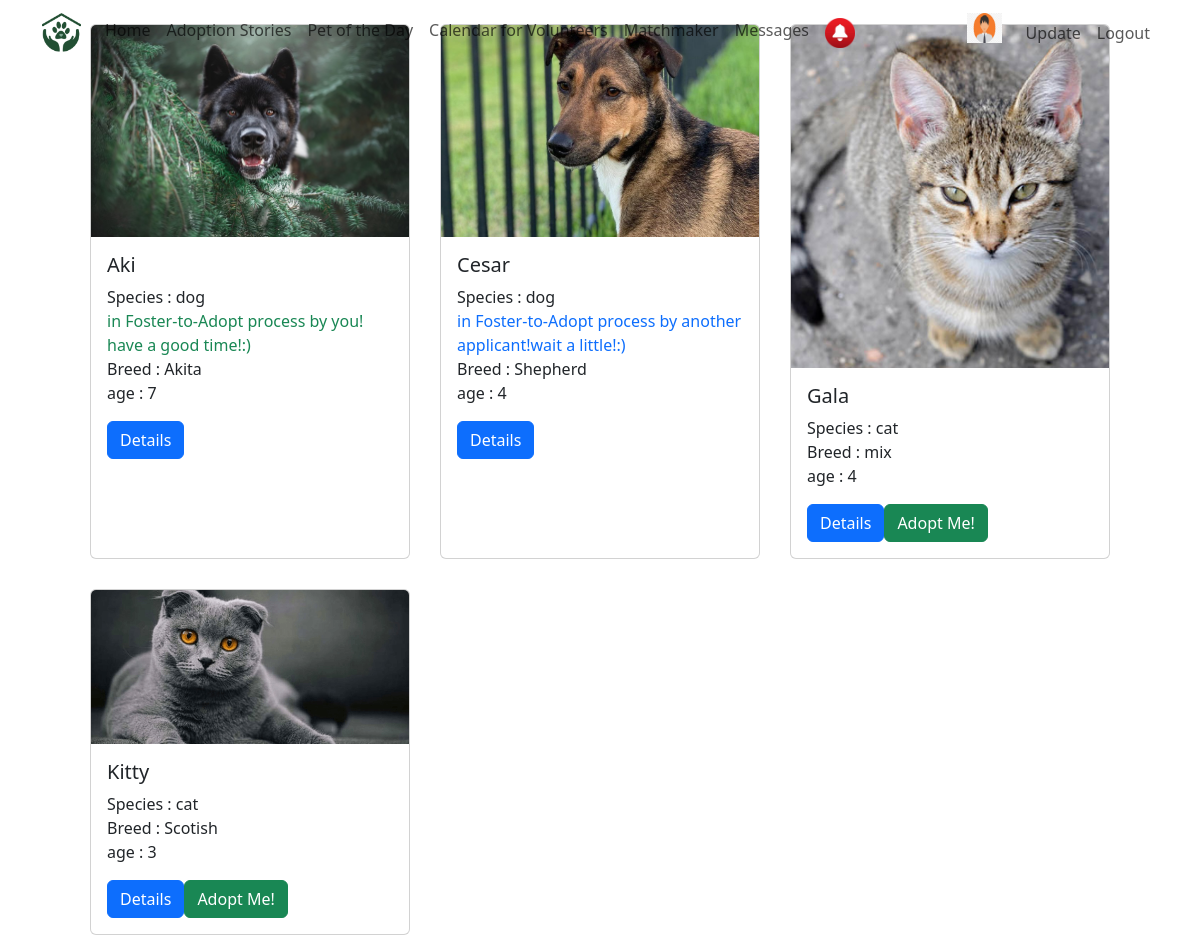
The page / (signed in) on the database its author committed.
### tables this page shows
CREATE TABLE `users` (
  `id` int(11) NOT NULL,
  `username` varchar(255) NOT NULL,
  `password` varchar(255) NOT NULL,
  `email` varchar(255) NOT NULL,
  `registration_date` date DEFAULT curdate(),
  `pictures` varchar(255) DEFAULT NULL,
  `role` enum('user','admin') DEFAULT 'user',
  `is_approved` tinyint(1) NOT NULL DEFAULT 0,
  `user_type` enum('individual','shelter','agency') DEFAULT 'individual'
);

CREATE TABLE `pets` (
  `id` int(11) NOT NULL,
  `name` varchar(255) DEFAULT NULL,
  `species` enum('dog','cat','bird','hamster','fish') DEFAULT NULL,
  `description` text DEFAULT NULL,
  `location` varchar(255) DEFAULT NULL,
  `added_by` int(11) DEFAULT NULL,
  `breed` varchar(100) DEFAULT 'No Breed',
  `status` enum('not adopted','adopted','pending') DEFAULT 'not adopted',
  `age` int(11) NOT NULL,
  `image` varchar(150) DEFAULT 'avatar.jpg',
  `size` enum('small','medium','big') NOT NULL
);

### public/functions.php (called while the page is built, shortened)
<?php
function retreive_form_database($connection ,$sql) {
    $result = mysqli_query($connection , $sql);
    $row = mysqli_fetch_assoc($result);
    if (mysqli_num_rows($result) > 0) {
        return $row;
    }
    return false;
}
?>

### index.php (the view, shortened to what this page needs)
<?php
require_once 'db_connect.php';
require_once "public/functions.php";
$sql1 = "SELECT * FROM pets";
$result = mysqli_query($connection ,$sql1);
$layer="";
$layer.="<div class='d-flex justify-content-center'><div class='grid-container'>";
if(mysqli_num_rows($result) > 0){
    while($rows = mysqli_fetch_assoc($result)){
        $flag=false;
        $sql2="select id,status from adoption_applications where status !='approved' and pet_id = {$rows['id']} and user_id != {$_SESSION['user']} and pet_id in (select pet_id from foster_to_adopt where pet_id = {$rows['id']} and status='in_progress' and user_id != {$_SESSION['user']} )";
        $rows2=retreive_form_database($connection ,$sql2);
        $sql4="select * from foster_to_adopt where pet_id = {$rows['id']} and user_id = {$_SESSION['user']}  and status='in_progress' ";
        $rows4=retreive_form_database($connection ,$sql4);
        $layer.="
            <div class='card' style='width: 20rem;'>
            <img src='public/images/pet_images/{$rows['image']}' class='card-img-top' alt='...'>
            <div class='card-body'>
            <h5 class='card-title'>{$rows['name']}</h5>
            <p class='card-text'>Species : {$rows['species']}";
            if ($rows4) {
                $layer.="<br><span class='text-success'>in Foster-to-Adopt process by you! have a good time!:)</span>";
            }
            if ($rows2) {
                $layer.="<br><span class='text-primary'>in Foster-to-Adopt process by another applicant!wait a little!:)</span>";
            }
            $layer.="<br>
            Breed : {$rows['breed']}
            <br>
            age : {$rows['age']}
            </p>
            <a href='detail.php?detail={$rows['id']}' class='btn btn-primary'>Details</a>";
            if (!$rows2 && !$rows4 && !$flag) {
                $layer.="<a href='detail.php?detail={$rows['id']}&adoption=yes' class='btn btn-success'>Adopt Me!</a>";
            }
        $layer.="</div>
            </div>";
    }
}
$layer.="</div></div>";
?>
<!DOCTYPE html>
<html lang="en">
<head>
    <link href="https://cdn.jsdelivr.net/npm/bootstrap@5.3.1/dist/css/bootstrap.min.css" rel="stylesheet">
    <link rel="stylesheet" href="Public/components/css/main.css">
</head>
<body>
<?php
require_once "navbar.php";
?>
    <?=$layer ?>
</body>
</html>

### navbar.php (shortened to what this page needs)
<?php
if (isset($_SESSION["user"])){
    $usersql = "SELECT * FROM users WHERE id = {$_SESSION["user"]}";
    $result = mysqli_query($connection, $usersql);
    $userRow = mysqli_fetch_assoc($result);
    }
?>
<nav class="navbar navbar-expand-lg navbar-light fixed-top">
    <div class="container">
    <image class="navbar-brand" src="public/images/web_images/navbar_logo.png" width="39" >
        <div class="collapse navbar-collapse" id="navbarNav">
            <ul class="navbar-nav ml-auto">
                <li class="nav-item active">
                    <a class="nav-link" href="home.php">Home</a>
                </li>
                <li class="nav-item">
                    <a class="nav-link" href="adoption_stories/adoption_stories.php">Adoption Stories</a>
                </li>
                <li class="nav-item">
                    <a class="nav-link" href="pet_of_the_day/pet_of_the_day.php">Pet of the Day</a>
                </li>
                <li class="nav-item">
                    <a class="nav-link" href="/calendar/calendar.php">Calendar for Volunteers</a>
                </li>
                <li class="nav-item">
                    <a class="nav-link" href="matchmaker/matchmaker.html">Matchmaker</a>
                </li>
                <li class="nav-item">
                    <a class="nav-link" href="messages.php">Messages</a>
                </li>
                <li class="nav-item">
                    <a class="nav-link" href="messages.php">
                        <img src="public/images/web_images/notification.png" alt="" width="30" height="30">
                    </a>
                </li>
            </ul>
            <ul class="navbar-nav ms-auto">
            <a class="nav-item me-3" href="#">
                <img src="public/images/user_images/<?= $userRow["pictures"] ?>" alt="user pic" width="35" height="30">
            </a>
                    <li class="nav-item">
                        <a class="nav-link font-weight-bold" href="user_auth/update.php?id=<?= $userRow["id"] ?>">Update</a>
                    </li>
                    <li class="nav-item">
                        <a class="nav-link font-weight-bold" href="user_auth/logout.php?logout">Logout</a>
                    </li>
                </ul>
        </div>
    </div>
</nav>
<br>

### public/components/css/main.css (style rules this page uses)
.grid-container { display: grid; grid-template-columns: auto auto auto; grid-gap: 30px; padding: 0px; }

### rows shown on the page
users: pictures (picture)
pets: image (picture), name "Aki", species "dog", shows "in Foster-to-Adopt process by you! have a good time!:)", breed "Akita", age "7"
pets: image (picture), name "Cesar", species "dog", shows "in Foster-to-Adopt process by another applicant!wait a little!:)", breed "Shepherd", age "4"
pets: image (picture), name "Gala", species "cat", breed "mix", age "4"
pets: image (picture), name "Kitty", species "cat", breed "Scotish", age "3"
